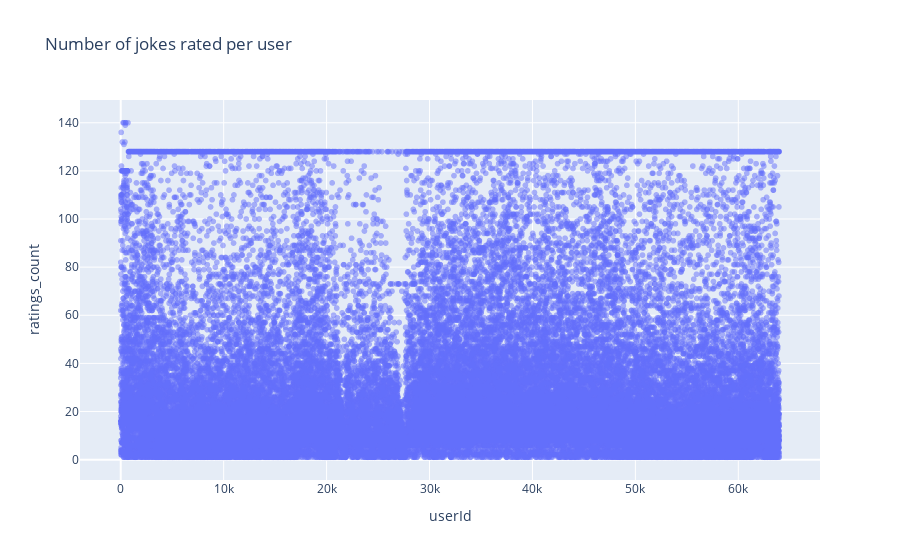

Notebook cell for this chart:
### Markdown cell above
Next we plot the number of jokes rated (y-axis) by each user (x-axis).

### Code cell
count_user_ratings_df = ratings_df[['userId', 'jokeId']].groupby(['userId']).count().reset_index()
count_user_ratings_df.columns = ['userId', 'ratings_count']
display(count_user_ratings_df)
fig = px.scatter(count_user_ratings_df, x='userId', y='ratings_count', title='Number of jokes rated per user', opacity=0.5)
fig.show()

### Figure 1 — Plotly figure (JSON) as saved in the notebook; plotly's stock layout.template omitted (floating-point values rounded to 4 significant figures; data arrays with more than 128 entries replaced by an {"elided": "..."} marker saying what was removed)
{"data": [{"hovertemplate": "userId=%{x}<br>ratings_count=%{y}<extra></extra>", "legendgroup": "", "marker": {"color": "#636efa", "opacity": 0.5, "symbol": "circle"}, "mode": "markers", "name": "", "showlegend": false, "type": "scattergl", "x": {"elided": "59132 int values"}, "xaxis": "x", "y": {"elided": "59132 int values"}, "yaxis": "y"}], "layout": {"autosize": true, "legend": {"tracegroupgap": 0}, "title": {"text": "Number of jokes rated per user"}, "xaxis": {"anchor": "y", "autorange": true, "domain": [0, 1], "range": [-3919.0, 67900.0], "title": {"text": "userId"}, "type": "linear"}, "yaxis": {"anchor": "x", "autorange": true, "domain": [0, 1], "range": [-10.47, 151.5], "title": {"text": "ratings_count"}, "type": "linear"}}}
